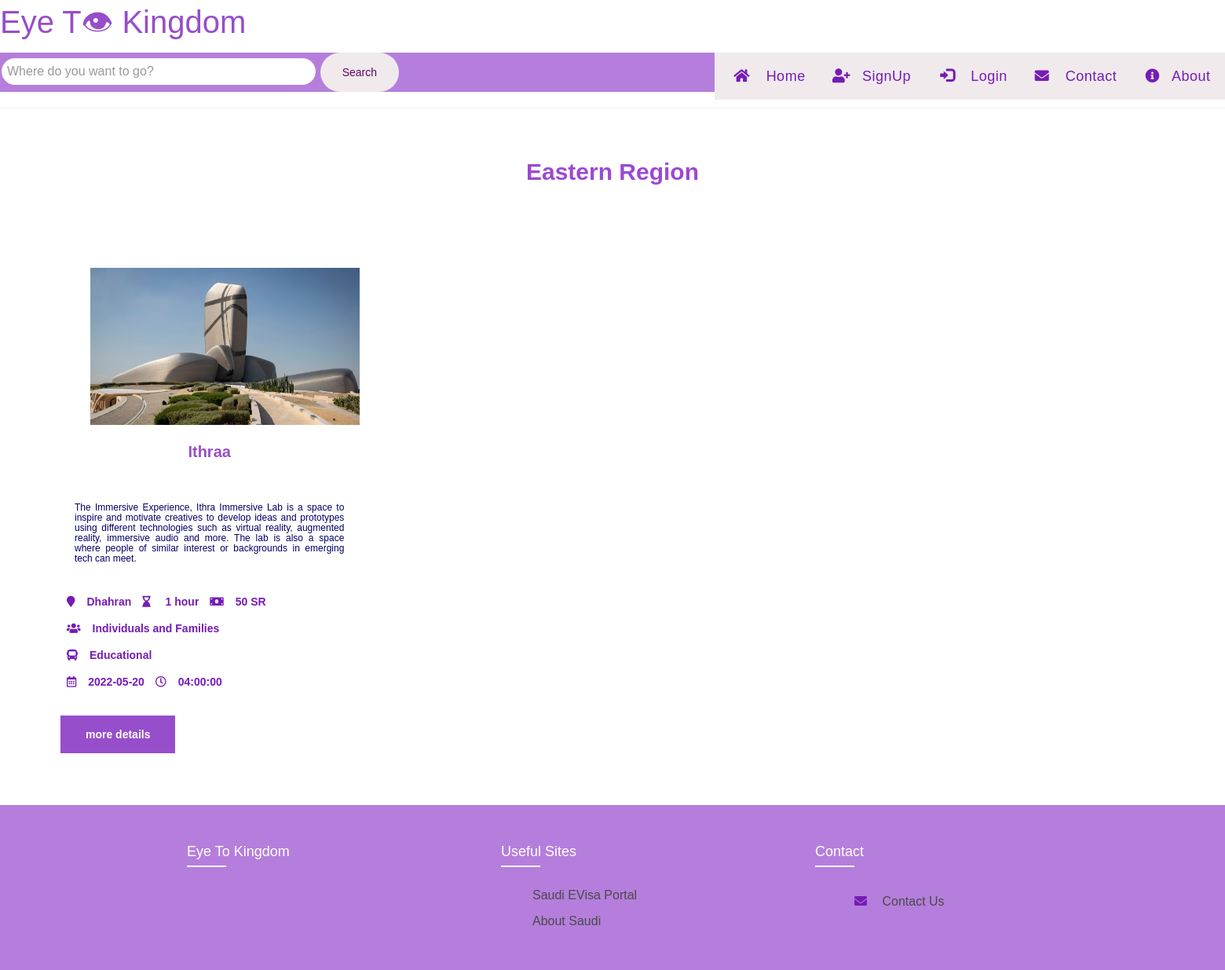
Page /EasternRegion.php on the committed database.
### tables this page shows
CREATE TABLE `trip` (
  `ID` int(11) NOT NULL,
  `UserID` int(10) NOT NULL,
  `Region` varchar(40) NOT NULL,
  `City` varchar(40) NOT NULL,
  `Description` varchar(600) NOT NULL,
  `Target` varchar(30) NOT NULL,
  `Duration` varchar(20) NOT NULL,
  `Type` varchar(20) NOT NULL,
  `Place` varchar(40) NOT NULL,
  `Price` varchar(10) NOT NULL,
  `Date` date NOT NULL,
  `img` varbinary(6000) NOT NULL,
  `Time` time NOT NULL,
  `Status` tinyint(1) DEFAULT NULL
);

### EasternRegion.php (the view, shortened to what this page needs)
<?php
require 'int.php';
require 'header1.php';
$sql = "SELECT * FROM trip Where region = 'Eastern Region'";
$result = mysqli_query($conn, $sql);
$row=mysqli_fetch_all($result, MYSQLI_ASSOC);
?>
<!DOCTYPE html>
<html>
 <head>
 <link rel="stylesheet" href="region.css">
 <nav class="menu">
  <form action="search.php" method="POST" class="search-form">
     <input type="text" class="form-control" name="search" placeholder="Where do you want to go?">
    <button type="submit" name="submit-search" class="input-group-text btn">Search </button>
     </form> </div>
  </nav>
</head>
  <body>
<hr><br>
  <section class="region">
    <p> Eastern Region </p>
<div class="container-fluid mt-3">
<div class="row">
<?php foreach($row as $trip) {
      if($trip['Status']!=0)
      {
    ?>
<div class="col-md-4">
<div class="card">
<img src ="<?php echo ($trip['img']);?>" class="card-img">
  <div class="class-body">
    <div class="card-titile">
        <p><?php echo ($trip['Place']);?></p>
<h6 class="card-text"><?php echo ($trip['Description']);?></h6>
      <div> <span> <i class="fa fa-map-marker"></i><?php echo ($trip['City']);?> </span>
     <span> <i class="fa fa-hourglass-end" aria-hidden="true"></i> <?php echo ($trip['Duration']);?></span>
       <span><i class="fa fa-money" aria-hidden="true"></i><?php echo ($trip['Price']);?></span> <br>
       <span><i class="fa fa-users" aria-hidden="true"></i><?php echo ($trip['Target']);?></span><br>
       <span><i class="fa fa-bus" aria-hidden="true"></i><?php echo ($trip['Type']);?></span> <br>
       <span><i class="	far fa-calendar-alt" aria-hidden="true"></i><?php echo ($trip['Date']);?></span>
       <span><i class="	far fa-clock" aria-hidden="true"></i><?php echo ($trip['Time']);?></span> <br><br><br>
       <a href="tripdetail.php?id=<?=$trip['ID']?>" class="ClickBut">more details</a>
    </div>
  </div>
  </div>
  </div>
  </div>
      <?php } }?>
    </div>
  </div>
    <br>
<section> <footer class="footer">
  <div class="container">
  <div class="row">
  <div class="footer-col">
  <h4> Eye To Kingdom </h4>
  </div>
  <div class="footer-col">
  <h4>Useful sites </h4>
  <ul>
  <li><a href="https://visa.visitsaudi.com/?_ga=2.34715105.1997200488.1646064673-1161829628.1629642741">Saudi eVisa Portal</a></li>
  <li><a href="https://www.visitsaudi.com/en/understand">About Saudi</a></li> </ul></div>
  <div class="footer-col">
  <h4>Contact </h4>
  <ul>
  <li> <a href="http://localhost/project/contact%20us.php"> <i class="fa fa-envelope" aria-hidden="true"></i> Contact us </a> </li>
  </ul> </div>
  </div></div></footer>
  </section>
  </body>
</html>

### region.css (style rules this page uses)
* { padding-top: 0; margin: 0; font-family: 'Poppins', sans-serif; box-sizing:border-box; }
.ClickBut { background-color: #974eca; border: none; color: white; padding: 16px 32px; text-decoration: none; margin: 4px 2px; cursor: pointer; }
.menu { background-color:#B57EDC; width:100% }
input[type=text] { display: inline; max-height: 50px; max-width: 400px; padding:7px; border:none; font-size:16px; font-family:sans-serif; color:#993391 }
button { display: inline; position: relative; float:center; background:#ddcfd6; color:floralwhite; height:50px ; width: 100; border-radius:0 10px 10px 0; cursor:pointer; }
.form-control { display: inline; border:0 !important; border-radius: 30px !important; margin: 2px; box-shadow: 0 0 10px rgba (37,73,214,0.18) !important; width:530px; }
.input-group-text { display: inline; width: 100px; background-image: linear-gradient(#f0eaed , #f0eaed ); border: 0 !important; color: #640066 !important; border-radius: 30px !important; box-shadow: none !important; }
input { display: inline; border:2px solid #000066; height:50px ; width: 50px; border-radius:50px; padding: 0px 80px; }
.region p { text-align: center; padding:20px; font-weight: bold; font-size: 30px; color:#640066; }
i { margin-right:5px; padding:10px; color:#751cb5; }
.region P { text-align: center; padding-bottom: 30px; font-weight: bold; color:#9b49d2; }
.card { flex-direction: row; border: none; border-radius: 15px; height: 100%; background-color: regba(220,220,220,0.541); position: relative; display: inline-block; padding: 6rem; }
.card-img { width: 100%; height: 200px; padding-left: 40px; padding-left: 40px; position:relative; display: inline-block; align-items: center; }
.card-titile p { padding:20px; font-weight: bold; font-size: 20px; color:#974eca; }
.card-text { padding:20px; text-align:justify ; color:#000066; }
.col-md-4 { color:#751cb5; font-weight: bold; }
.row { display: flex; flex-wrap: wrap; width:200vh; }
ul { list-style: none; }
.footer { background-color: #B57EDC; padding: 40px 0; width:202vh; }
.footer-col { width: 25%; padding: 0 15px; }
.footer-col h4 { font-size: 18px; color: #ffffff; text-transform: capitalize; margin-bottom: 35px; font-weight: 500; position: relative; }
.footer-col h4::before { content: ''; position: absolute; left:0; bottom: -10px; background-color: #ffffff; height: 2px; box-sizing: border-box; width: 50px; }
.footer-col ul li:not(:last-child) { margin-bottom: 10px; }
.footer-col ul li a { font-size: 16px; text-transform: capitalize; color: #ffffff; text-decoration: none; font-weight: 300; color: #4a4a4a; display: block; transition: all 0.3s ease; }

### rows in the picture
trip: img (picture), Place "Ithraa", Description "The Immersive Experience, Ithra Immersive Lab is a space to inspire and motivate creatives to develop ideas and prototypes using different technologies such as virtual reality, augmented reality, immersive audio and more. The lab is also a space where people of similar interest or backgrounds in emerging tech can meet.", City "Dhahran", Duration "1 hour", Price "50 SR", Target "Individuals and Families", Type "Educational", Date "2022-05-20", Time "04:00:00"
